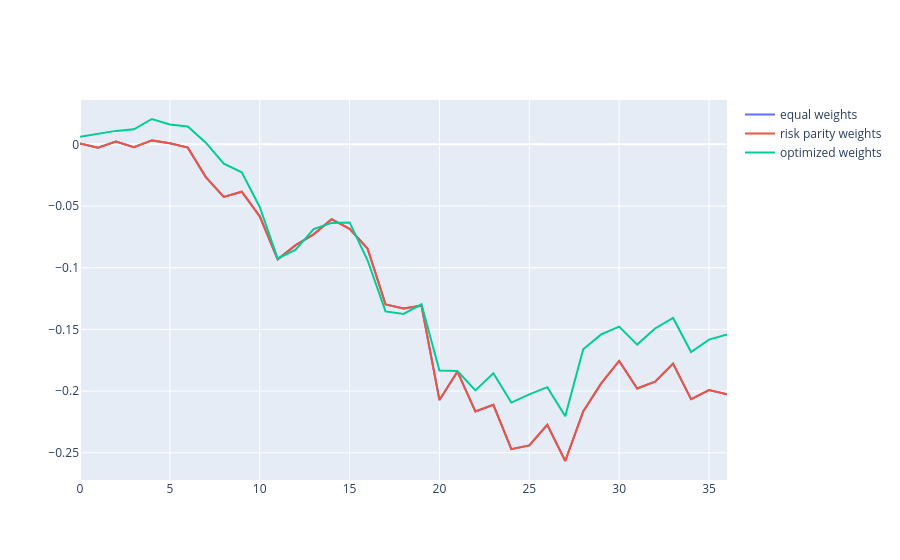

Here is the notebook cell this chart was saved with:
### Code cell
fig = go.Figure()
L = list(range(len(cumulative_returns_opt)))
fig.add_trace(go.Scatter(x=L, y=cumulative_returns_eqw, name="equal weights"))
fig.add_trace(go.Scatter(x=L, y=cumulative_returns_rp, name="risk parity weights"))
fig.add_trace(go.Scatter(x=L, y=cumulative_returns_opt, name="optimized weights"))
fig.show()
